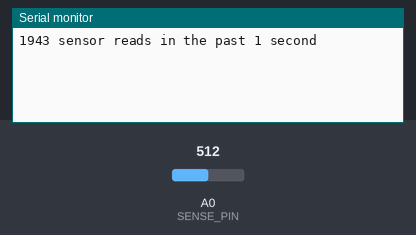
The sketch below on a simulated Arduino Uno, built with avr-gcc and run on an emulated ATmega328P. On the bench: the last lines printed to the serial monitor. The inputs (shaded band) are chosen by the test bench; at power-on: A0 (SENSE_PIN) = 512.

Above: at 1.2 s.
1.3 s: A0 (SENSE_PIN) set to 306
At 1.9 s:
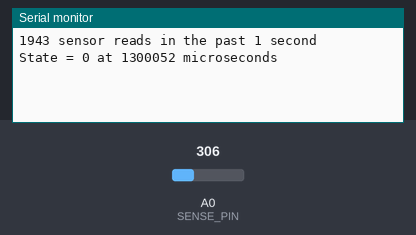
2.8 s: A0 (SENSE_PIN) set to 122
At 3.6 s:
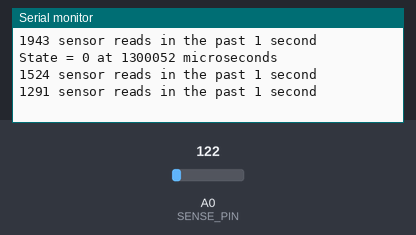
Timing chart, 0 to 5.8 s (numbered marks = the images above; inputs shaded):
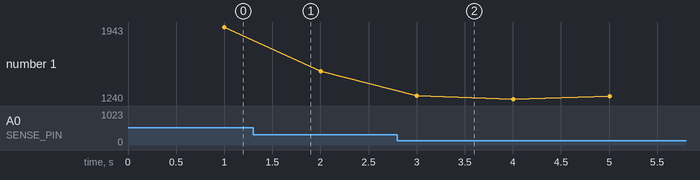

Measured:
- after the input at 1.3 s, the serial monitor: prints a new line at once (image 1)
- after the input at 2.8 s, the serial monitor: prints a new line after 0.20 s (image 2)
- plotted number 1: 1943 → 1524 after the input at 1.3 s, 1524 → 1320 after the input at 2.8 s

The sketch:

AnalogSensor.ino
```cpp
/* Analog sensor

   Handle an analog sensor where the result is to be turned into a boolean
   HIGH / LOW, true / false result, with suppression of spurious transitions
   due to analog sensor jitter near the cross over voltage.

   Fixed / [automatic] detected cutoff voltage
   Fixed / percentage / calibrated jitter dead band

   Probably to be wrapped into a library at some point
 */
unsigned const int SERIAL_SPEED = 9600;
//300, 1200, 2400, 4800, 9600, 14400, 19200, 28800, 38400, 57600, 115200

unsigned const int MAX_ADC = 1023;// ADC == analog to digital conversion
unsigned const int MIN_ADC = 0;
const float DEAD_BAND_FACTOR = 0.25;// +/- 25% of the size of the complete range
unsigned const int FIXED_DEAD_BAND = 40;// +/- 40 should be plenty to prevent jitter/bounce
unsigned const int MIN_DEADBAND = 5;// prevent jitter while doing initial calibration

unsigned const int SENSE_PIN = A0;

// Internal 'instance' data
// To do automatic calibration based on the seen range of values, maintain separate
// range and dead band thresholds
unsigned int threshold[2]; // bottom and top of the dead band range
unsigned int inputRange[2]; // min and max values actually seen
boolean boolState = HIGH; // the current boolean state

// Testing information
unsigned long adcCount = 0;
unsigned long stateCount = 0;
unsigned long calibrationCount = 0;
unsigned long toggleTime, calibrationTime;

boolean prevState = HIGH;
unsigned long readCount = 0;
unsigned long baseTime;

void setup() {
  Serial.begin(SERIAL_SPEED);
  while (!Serial) {
    ; // wait for serial port to connect. Needed for Leonardo only
  }
  // class constructor
  // For automatic (or requested) calibration, set the initial threshold to the
  // extreme limits for possible raw sensor values, reversed so that any reading
  // will change both limits.
  inputRange[HIGH] = MIN_ADC;
  inputRange[LOW] = MAX_ADC;
  toggleTime = calibrationTime;
  // Serial.print("HIGH: ");
  // Serial.print(HIGH);// 1
  // Serial.print(", LOW: ");
  // Serial.println(LOW);// 0
  calibrationTime = micros();
  baseTime = micros();
}

void loop() {
  boolean test;
  // test = getStateDBG(SENSE_PIN);
  test = getState(SENSE_PIN);
  if (test != prevState) {
    prevState = test;
    Serial.print("State = ");
    Serial.print(test);
    Serial.print(" at ");
    Serial.print(micros());
    Serial.println(" microseconds");
  }
  readCount += 1;
  if (micros() - baseTime > 1000000) {
    Serial.print(readCount);
    Serial.println(" sensor reads in the past 1 second");
    readCount = 0;
    baseTime = micros();
  }
}

boolean getState(unsigned int pinNumber) {
  unsigned int raw;
  raw = analogRead(pinNumber);

  if (raw < inputRange[LOW]) {
    inputRange[LOW] = raw;
    autoCalibrate(inputRange);
  }
  if (raw > inputRange[HIGH]) {
    inputRange[HIGH] = raw;
    autoCalibrate(inputRange);
  }

  return analogToBoolean(raw);
}
boolean getStateDBG(unsigned int pinNumber) {
  unsigned int raw;
  boolean newLimit = false;
  unsigned long timePoint;

  timePoint = micros();
  raw = analogRead(pinNumber);
  adcCount += 1;

  if (raw < inputRange[LOW]) {
    inputRange[LOW] = raw;
    newLimit = true;
  }
  if (raw > inputRange[HIGH]) {
    inputRange[HIGH] = raw;
    newLimit = true;
  }
  if (newLimit) {
    autoCalibrate(inputRange);
    calibrationCount += 1;

    // debug : report changes, to get a feel for how fast they settle
    Serial.print("adc Count ");
    Serial.print(adcCount);
    Serial.print("; new range [");
    Serial.print(inputRange[LOW]);
    Serial.print(", ");
    Serial.print(inputRange[HIGH]);
    Serial.print("]; adjusted boundaries [");
    Serial.print(threshold[LOW]);
    Serial.print(", ");
    Serial.print(threshold[HIGH]);
    Serial.print("] at: ");
    Serial.print(timePoint, DEC);
    Serial.print(" microseconds, after ");
    Serial.print(timePoint - calibrationTime, DEC);
    Serial.println(" microseconds");
    calibrationTime = timePoint;
  }

  return analogToBooleanDBG(raw, timePoint);
}

boolean analogToBoolean(unsigned int value) {
  boolean curState = boolState;
  if (threshold[HIGH] - threshold[LOW] < MIN_DEADBAND) {
    // Do not toggle state until have seen enough input range to create a
    // minimally valid dead band
    return boolState;
  }
  if (boolState == HIGH) {
    if (value < threshold[LOW]) {
      curState = LOW;
    }
  } else {
    if (value > threshold[HIGH]) {
      curState = HIGH;
    }
  }
  boolState = curState;
  return boolState;
}
boolean analogToBooleanDBG(unsigned int value, unsigned long timeRef) {
  boolean curState = boolState;
  if (threshold[HIGH] - threshold[LOW] < MIN_DEADBAND) {
    // Do not toggle state until have seen enough input range to create a
    // minimally valid dead band
    return boolState;
  }

  if (boolState == HIGH) {
    if (value < threshold[LOW]) {
      curState = LOW;
    }
  } else {
    if (value > threshold[HIGH]) {
      curState = HIGH;
    }
  }
  if (curState != boolState) {
    // debug : report boolean state changes
    Serial.print("new state ");
    Serial.print(curState ? "HIGH" : "LOW");
    Serial.print(" at ");
    Serial.print(timeRef, DEC);
    Serial.print(" microseconds, after ");
    Serial.print(timeRef - toggleTime, DEC);
    Serial.println(" microseconds");
    toggleTime = timeRef;
  }
  boolState = curState;
  return boolState;
}

// Determine new dead band threshold limits
void autoCalibrate(unsigned int * range) {
  unsigned int median, extent, halfBand;
  // Get the midpoint between the minimum and maximum values to use as
  // the base threshold between LOW and HIGH ADC values.
  median = (range[LOW] + range[HIGH]) / 2;
  // Get the extent for the sense range.
  extent = range[HIGH] - range[LOW];
  // Pick a dead-band size where the boolean state will not change.
  halfBand = min(extent * DEAD_BAND_FACTOR, FIXED_DEAD_BAND);

  // Set the threshold with the dead band range boundary limits
  threshold[LOW] = median - halfBand;
  threshold[HIGH] = median + halfBand;
}
```
